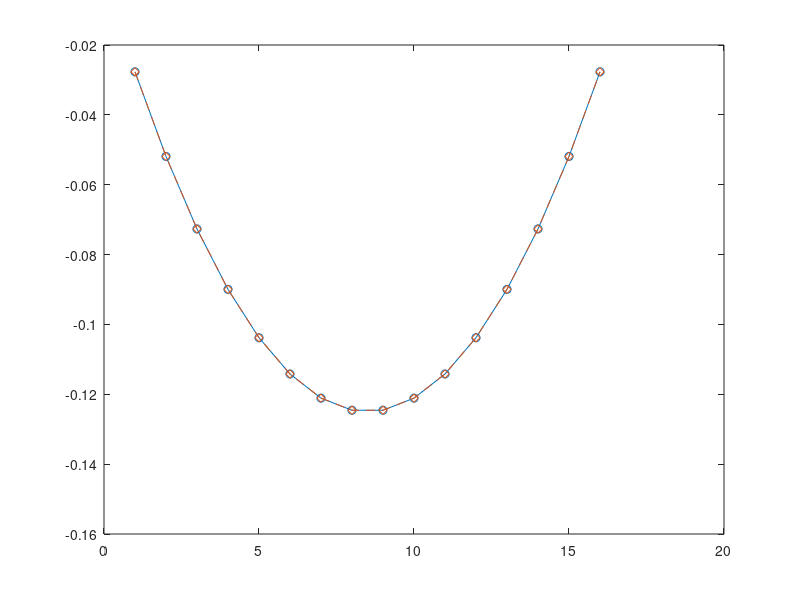

Source code (MATLAB):
% Authors: He "Crane" Chen, Misha Kazhdan
% hchen136@jhu.edu
% Johns Hopkins University, 2021

close all;
n = 16;
f = ones(n, 1);
u = zeros(n, 1); % initial guess, zero initlal guess is common
dx = 1 / (n+1); % domain
for k = 1:1000
    u_k_p_1 = -dx.^2 / 2 * f;
    for i = 1:n
        if i < n
            u_k_p_1(i) = u_k_p_1(i) + u(i+1)/2;
        end
        if i > 1
            u_k_p_1(i) = u_k_p_1(i) + u(i-1)/2;

        end

    end
    u = u_k_p_1;
end
plot(u_k_p_1, 'o-')
r = f;
for i = 1:n
    if i > 1
        r(i) = r(i) - u(i-1) / dx^2;
    end
    if i < n
        r(i) = r(i) - u(i+1) / dx^2;
    end
    r(i) = r(i) + 2 * u(i) / dx^2;
end


% compare with exact solution
A = -2 * eye(n) / dx^2;
A = A + diag(ones(n-1, 1), -1) / dx^2;
A = A + diag(ones(n-1, 1), 1) / dx^2;
u_exact = A \ f;
hold on;
plot(u_exact, 'd--')

    